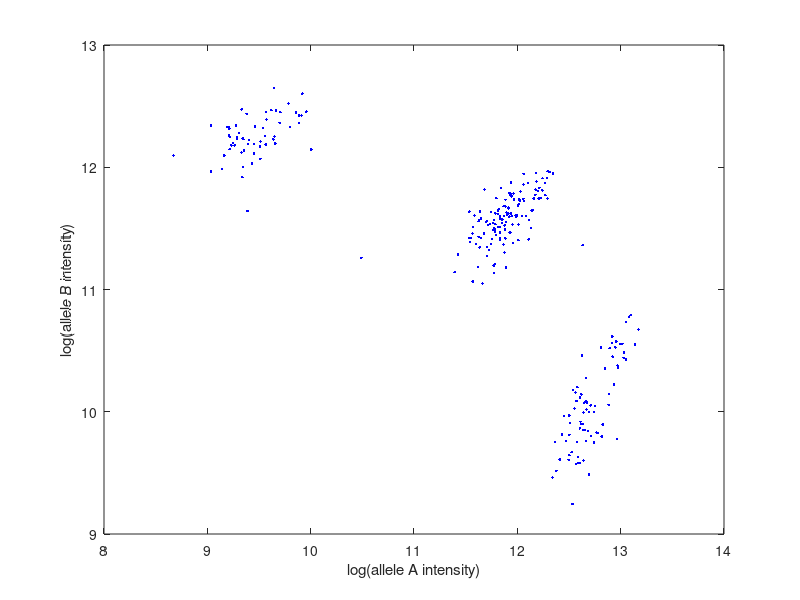

Here is the MATLAB script that generated this plot:
data = dlmread('SNP_A-1722680int.txt');
figure;
plot(data(:,1),data(:,2),'b.');
xlabel('log(allele A intensity)');
ylabel('log(allele B intensity)');